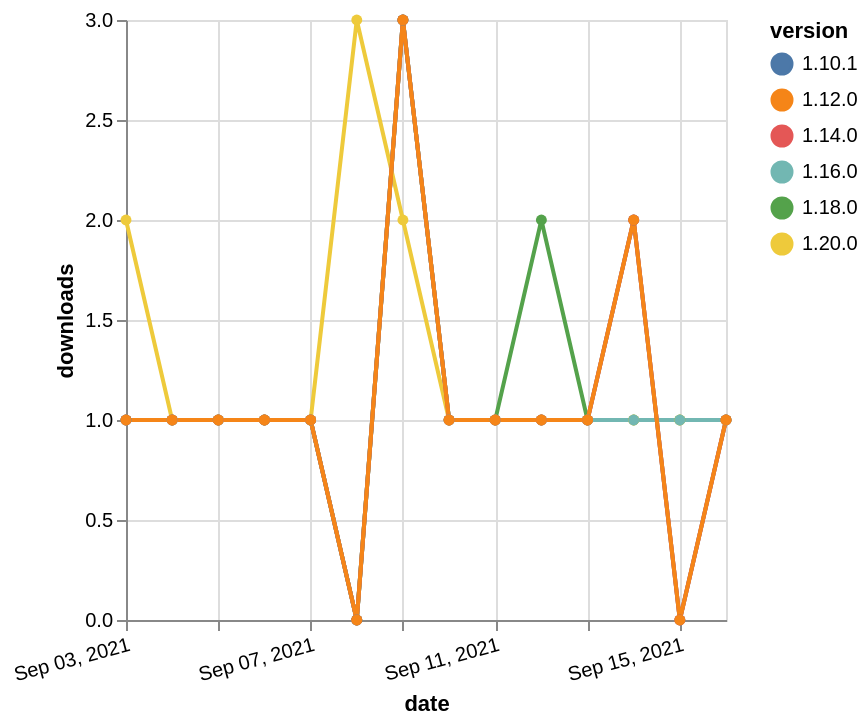

Vega-Lite specification stored for this chart:
### Vega-Lite specification from a JSON file in a GitHub repository (floating-point values rounded to 4 significant figures)
{"$schema": "https://vega.github.io/schema/vega-lite/v5.json", "description": "A simple bar chart with embedded data.", "data": {"values": [{"date": "2021-09-03", "total": 256, "delta": 1, "version": "1.10.1"}, {"date": "2021-09-04", "total": 257, "delta": 1, "version": "1.10.1"}, {"date": "2021-09-05", "total": 258, "delta": 1, "version": "1.10.1"}, {"date": "2021-09-06", "total": 259, "delta": 1, "version": "1.10.1"}, {"date": "2021-09-07", "total": 260, "delta": 1, "version": "1.10.1"}, {"date": "2021-09-08", "total": 260, "delta": 0, "version": "1.10.1"}, {"date": "2021-09-09", "total": 263, "delta": 3, "version": "1.10.1"}, {"date": "2021-09-10", "total": 264, "delta": 1, "version": "1.10.1"}, {"date": "2021-09-11", "total": 265, "delta": 1, "version": "1.10.1"}, {"date": "2021-09-12", "total": 266, "delta": 1, "version": "1.10.1"}, {"date": "2021-09-13", "total": 267, "delta": 1, "version": "1.10.1"}, {"date": "2021-09-14", "total": 269, "delta": 2, "version": "1.10.1"}, {"date": "2021-09-15", "total": 269, "delta": 0, "version": "1.10.1"}, {"date": "2021-09-16", "total": 270, "delta": 1, "version": "1.10.1"}, {"date": "2021-09-03", "total": 202, "delta": 1, "version": "1.18.0"}, {"date": "2021-09-04", "total": 203, "delta": 1, "version": "1.18.0"}, {"date": "2021-09-05", "total": 204, "delta": 1, "version": "1.18.0"}, {"date": "2021-09-06", "total": 205, "delta": 1, "version": "1.18.0"}, {"date": "2021-09-07", "total": 206, "delta": 1, "version": "1.18.0"}, {"date": "2021-09-08", "total": 206, "delta": 0, "version": "1.18.0"}, {"date": "2021-09-09", "total": 209, "delta": 3, "version": "1.18.0"}, {"date": "2021-09-10", "total": 210, "delta": 1, "version": "1.18.0"}, {"date": "2021-09-11", "total": 211, "delta": 1, "version": "1.18.0"}, {"date": "2021-09-12", "total": 213, "delta": 2, "version": "1.18.0"}, {"date": "2021-09-13", "total": 214, "delta": 1, "version": "1.18.0"}, {"date": "2021-09-14", "total": 215, "delta": 1, "version": "1.18.0"}, {"date": "2021-09-15", "total": 216, "delta": 1, "version": "1.18.0"}, {"date": "2021-09-16", "total": 217, "delta": 1, "version": "1.18.0"}, {"date": "2021-09-03", "total": 125, "delta": 2, "version": "1.20.0"}, {"date": "2021-09-04", "total": 126, "delta": 1, "version": "1.20.0"}, {"date": "2021-09-05", "total": 127, "delta": 1, "version": "1.20.0"}, {"date": "2021-09-06", "total": 128, "delta": 1, "version": "1.20.0"}, {"date": "2021-09-07", "total": 129, "delta": 1, "version": "1.20.0"}, {"date": "2021-09-08", "total": 132, "delta": 3, "version": "1.20.0"}, {"date": "2021-09-09", "total": 134, "delta": 2, "version": "1.20.0"}, {"date": "2021-09-10", "total": 135, "delta": 1, "version": "1.20.0"}, {"date": "2021-09-11", "total": 136, "delta": 1, "version": "1.20.0"}, {"date": "2021-09-12", "total": 137, "delta": 1, "version": "1.20.0"}, {"date": "2021-09-13", "total": 138, "delta": 1, "version": "1.20.0"}, {"date": "2021-09-14", "total": 139, "delta": 1, "version": "1.20.0"}, {"date": "2021-09-15", "total": 140, "delta": 1, "version": "1.20.0"}, {"date": "2021-09-16", "total": 141, "delta": 1, "version": "1.20.0"}, {"date": "2021-09-03", "total": 180, "delta": 1, "version": "1.16.0"}, {"date": "2021-09-04", "total": 181, "delta": 1, "version": "1.16.0"}, {"date": "2021-09-05", "total": 182, "delta": 1, "version": "1.16.0"}, {"date": "2021-09-06", "total": 183, "delta": 1, "version": "1.16.0"}, {"date": "2021-09-07", "total": 184, "delta": 1, "version": "1.16.0"}, {"date": "2021-09-08", "total": 184, "delta": 0, "version": "1.16.0"}, {"date": "2021-09-09", "total": 187, "delta": 3, "version": "1.16.0"}, {"date": "2021-09-10", "total": 188, "delta": 1, "version": "1.16.0"}, {"date": "2021-09-11", "total": 189, "delta": 1, "version": "1.16.0"}, {"date": "2021-09-12", "total": 190, "delta": 1, "version": "1.16.0"}, {"date": "2021-09-13", "total": 191, "delta": 1, "version": "1.16.0"}, {"date": "2021-09-14", "total": 192, "delta": 1, "version": "1.16.0"}, {"date": "2021-09-15", "total": 193, "delta": 1, "version": "1.16.0"}, {"date": "2021-09-16", "total": 194, "delta": 1, "version": "1.16.0"}, {"date": "2021-09-03", "total": 208, "delta": 1, "version": "1.14.0"}, {"date": "2021-09-04", "total": 209, "delta": 1, "version": "1.14.0"}, {"date": "2021-09-05", "total": 210, "delta": 1, "version": "1.14.0"}, {"date": "2021-09-06", "total": 211, "delta": 1, "version": "1.14.0"}, {"date": "2021-09-07", "total": 212, "delta": 1, "version": "1.14.0"}, {"date": "2021-09-08", "total": 212, "delta": 0, "version": "1.14.0"}, {"date": "2021-09-09", "total": 215, "delta": 3, "version": "1.14.0"}, {"date": "2021-09-10", "total": 216, "delta": 1, "version": "1.14.0"}, {"date": "2021-09-11", "total": 217, "delta": 1, "version": "1.14.0"}, {"date": "2021-09-12", "total": 218, "delta": 1, "version": "1.14.0"}, {"date": "2021-09-13", "total": 219, "delta": 1, "version": "1.14.0"}, {"date": "2021-09-14", "total": 221, "delta": 2, "version": "1.14.0"}, {"date": "2021-09-15", "total": 221, "delta": 0, "version": "1.14.0"}, {"date": "2021-09-16", "total": 222, "delta": 1, "version": "1.14.0"}, {"date": "2021-09-03", "total": 211, "delta": 1, "version": "1.12.0"}, {"date": "2021-09-04", "total": 212, "delta": 1, "version": "1.12.0"}, {"date": "2021-09-05", "total": 213, "delta": 1, "version": "1.12.0"}, {"date": "2021-09-06", "total": 214, "delta": 1, "version": "1.12.0"}, {"date": "2021-09-07", "total": 215, "delta": 1, "version": "1.12.0"}, {"date": "2021-09-08", "total": 215, "delta": 0, "version": "1.12.0"}, {"date": "2021-09-09", "total": 218, "delta": 3, "version": "1.12.0"}, {"date": "2021-09-10", "total": 219, "delta": 1, "version": "1.12.0"}, {"date": "2021-09-11", "total": 220, "delta": 1, "version": "1.12.0"}, {"date": "2021-09-12", "total": 221, "delta": 1, "version": "1.12.0"}, {"date": "2021-09-13", "total": 222, "delta": 1, "version": "1.12.0"}, {"date": "2021-09-14", "total": 224, "delta": 2, "version": "1.12.0"}, {"date": "2021-09-15", "total": 224, "delta": 0, "version": "1.12.0"}, {"date": "2021-09-16", "total": 225, "delta": 1, "version": "1.12.0"}]}, "width": "container", "mark": {"type": "line", "point": {"filled": true}}, "encoding": {"x": {"field": "date", "type": "temporal", "timeUnit": "yearmonthdate", "title": "date", "axis": {"labelAngle": -15}}, "y": {"field": "delta", "type": "quantitative", "title": "downloads"}, "color": {"field": "version", "type": "nominal"}, "tooltip": {"field": "delta"}}}
